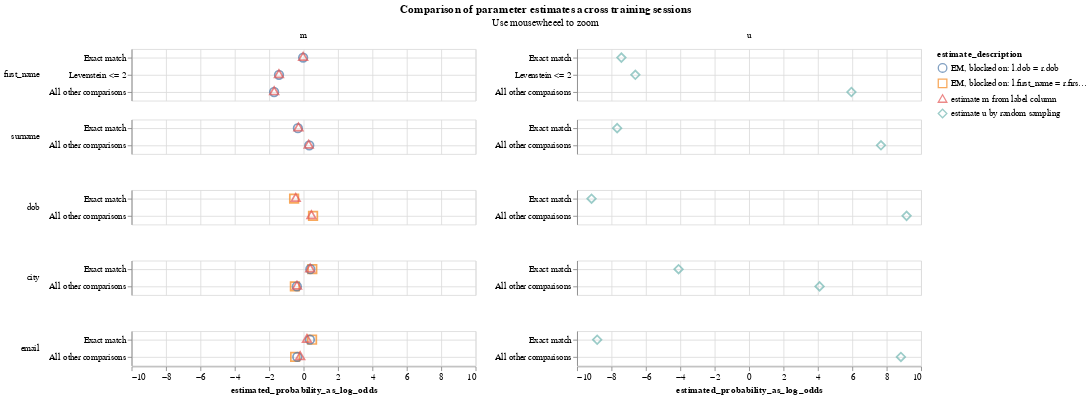

Write notebook code for a chart like this one.
### Code cell
linker.parameter_estimate_comparisons_chart()

### Figure 1 — Vega-Lite specification as saved in the notebook (floating-point values rounded to 4 significant figures)
{"$schema": "https://vega.github.io/schema/vega-lite/v5.2.0.json", "config": {"title": {"anchor": "middle"}, "view": {"continuousHeight": 300, "continuousWidth": 400}}, "data": {"values": [{"comparison_level_label": "Exact match", "comparison_name": "first_name", "comparison_sort_order": 0, "comparison_vector_value": 2, "estimate_description": "estimate u by random sampling", "estimated_probability": 0.005794, "estimated_probability_as_log_odds": -7.423, "m_or_u": "u", "sql_condition": "\"first_name_l\" = \"first_name_r\""}, {"comparison_level_label": "Exact match", "comparison_name": "first_name", "comparison_sort_order": 0, "comparison_vector_value": 2, "estimate_description": "EM, blocked on: l.dob = r.dob", "estimated_probability": 0.4956, "estimated_probability_as_log_odds": -0.02547, "m_or_u": "m", "sql_condition": "\"first_name_l\" = \"first_name_r\""}, {"comparison_level_label": "Exact match", "comparison_name": "first_name", "comparison_sort_order": 0, "comparison_vector_value": 2, "estimate_description": "estimate m from label column", "estimated_probability": 0.4954, "estimated_probability_as_log_odds": -0.02655, "m_or_u": "m", "sql_condition": "\"first_name_l\" = \"first_name_r\""}, {"comparison_level_label": "Levenstein <= 2", "comparison_name": "first_name", "comparison_sort_order": 0, "comparison_vector_value": 1, "estimate_description": "estimate u by random sampling", "estimated_probability": 0.01012, "estimated_probability_as_log_odds": -6.612, "m_or_u": "u", "sql_condition": "levenshtein(\"first_name_l\", \"first_name_r\") <= 2"}, {"comparison_level_label": "Levenstein <= 2", "comparison_name": "first_name", "comparison_sort_order": 0, "comparison_vector_value": 1, "estimate_description": "EM, blocked on: l.dob = r.dob", "estimated_probability": 0.2708, "estimated_probability_as_log_odds": -1.429, "m_or_u": "m", "sql_condition": "levenshtein(\"first_name_l\", \"first_name_r\") <= 2"}, {"comparison_level_label": "Levenstein <= 2", "comparison_name": "first_name", "comparison_sort_order": 0, "comparison_vector_value": 1, "estimate_description": "estimate m from label column", "estimated_probability": 0.2703, "estimated_probability_as_log_odds": -1.432, "m_or_u": "m", "sql_condition": "levenshtein(\"first_name_l\", \"first_name_r\") <= 2"}, {"comparison_level_label": "All other comparisons", "comparison_name": "first_name", "comparison_sort_order": 0, "comparison_vector_value": 0, "estimate_description": "estimate u by random sampling", "estimated_probability": 0.9841, "estimated_probability_as_log_odds": 5.95, "m_or_u": "u", "sql_condition": "ELSE"}, {"comparison_level_label": "All other comparisons", "comparison_name": "first_name", "comparison_sort_order": 0, "comparison_vector_value": 0, "estimate_description": "EM, blocked on: l.dob = r.dob", "estimated_probability": 0.2336, "estimated_probability_as_log_odds": -1.714, "m_or_u": "m", "sql_condition": "ELSE"}, {"comparison_level_label": "All other comparisons", "comparison_name": "first_name", "comparison_sort_order": 0, "comparison_vector_value": 0, "estimate_description": "estimate m from label column", "estimated_probability": 0.2343, "estimated_probability_as_log_odds": -1.709, "m_or_u": "m", "sql_condition": "ELSE"}, {"comparison_level_label": "Exact match", "comparison_name": "surname", "comparison_sort_order": 1, "comparison_vector_value": 1, "estimate_description": "estimate u by random sampling", "estimated_probability": 0.00489, "estimated_probability_as_log_odds": -7.669, "m_or_u": "u", "sql_condition": "\"surname_l\" = \"surname_r\""}, {"comparison_level_label": "Exact match", "comparison_name": "surname", "comparison_sort_order": 1, "comparison_vector_value": 1, "estimate_description": "EM, blocked on: l.dob = r.dob", "estimated_probability": 0.443, "estimated_probability_as_log_odds": -0.3304, "m_or_u": "m", "sql_condition": "\"surname_l\" = \"surname_r\""}, {"comparison_level_label": "Exact match", "comparison_name": "surname", "comparison_sort_order": 1, "comparison_vector_value": 1, "estimate_description": "estimate m from label column", "estimated_probability": 0.4485, "estimated_probability_as_log_odds": -0.2981, "m_or_u": "m", "sql_condition": "\"surname_l\" = \"surname_r\""}, {"comparison_level_label": "All other comparisons", "comparison_name": "surname", "comparison_sort_order": 1, "comparison_vector_value": 0, "estimate_description": "estimate u by random sampling", "estimated_probability": 0.9951, "estimated_probability_as_log_odds": 7.669, "m_or_u": "u", "sql_condition": "ELSE"}, {"comparison_level_label": "All other comparisons", "comparison_name": "surname", "comparison_sort_order": 1, "comparison_vector_value": 0, "estimate_description": "EM, blocked on: l.dob = r.dob", "estimated_probability": 0.557, "estimated_probability_as_log_odds": 0.3304, "m_or_u": "m", "sql_condition": "ELSE"}, {"comparison_level_label": "All other comparisons", "comparison_name": "surname", "comparison_sort_order": 1, "comparison_vector_value": 0, "estimate_description": "estimate m from label column", "estimated_probability": 0.5515, "estimated_probability_as_log_odds": 0.2981, "m_or_u": "m", "sql_condition": "ELSE"}, {"comparison_level_label": "Exact match", "comparison_name": "dob", "comparison_sort_order": 2, "comparison_vector_value": 1, "estimate_description": "estimate u by random sampling", "estimated_probability": 0.001748, "estimated_probability_as_log_odds": -9.158, "m_or_u": "u", "sql_condition": "\"dob_l\" = \"dob_r\""}, {"comparison_level_label": "Exact match", "comparison_name": "dob", "comparison_sort_order": 2, "comparison_vector_value": 1, "estimate_description": "EM, blocked on: l.first_name = r.first_name and l.surname = r.surname", "estimated_probability": 0.4058, "estimated_probability_as_log_odds": -0.55, "m_or_u": "m", "sql_condition": "\"dob_l\" = \"dob_r\""}, {"comparison_level_label": "Exact match", "comparison_name": "dob", "comparison_sort_order": 2, "comparison_vector_value": 1, "estimate_description": "estimate m from label column", "estimated_probability": 0.4215, "estimated_probability_as_log_odds": -0.457, "m_or_u": "m", "sql_condition": "\"dob_l\" = \"dob_r\""}, {"comparison_level_label": "All other comparisons", "comparison_name": "dob", "comparison_sort_order": 2, "comparison_vector_value": 0, "estimate_description": "estimate u by random sampling", "estimated_probability": 0.9983, "estimated_probability_as_log_odds": 9.158, "m_or_u": "u", "sql_condition": "ELSE"}, {"comparison_level_label": "All other comparisons", "comparison_name": "dob", "comparison_sort_order": 2, "comparison_vector_value": 0, "estimate_description": "EM, blocked on: l.first_name = r.first_name and l.surname = r.surname", "estimated_probability": 0.5942, "estimated_probability_as_log_odds": 0.55, "m_or_u": "m", "sql_condition": "ELSE"}, {"comparison_level_label": "All other comparisons", "comparison_name": "dob", "comparison_sort_order": 2, "comparison_vector_value": 0, "estimate_description": "estimate m from label column", "estimated_probability": 0.5785, "estimated_probability_as_log_odds": 0.457, "m_or_u": "m", "sql_condition": "ELSE"}, {"comparison_level_label": "Exact match", "comparison_name": "city", "comparison_sort_order": 3, "comparison_vector_value": 1, "estimate_description": "estimate u by random sampling", "estimated_probability": 0.05515, "estimated_probability_as_log_odds": -4.099, "m_or_u": "u", "sql_condition": "\"city_l\" = \"city_r\""}, {"comparison_level_label": "Exact match", "comparison_name": "city", "comparison_sort_order": 3, "comparison_vector_value": 1, "estimate_description": "EM, blocked on: l.first_name = r.first_name and l.surname = r.surname", "estimated_probability": 0.5866, "estimated_probability_as_log_odds": 0.5047, "m_or_u": "m", "sql_condition": "\"city_l\" = \"city_r\""}, {"comparison_level_label": "Exact match", "comparison_name": "city", "comparison_sort_order": 3, "comparison_vector_value": 1, "estimate_description": "EM, blocked on: l.dob = r.dob", "estimated_probability": 0.5673, "estimated_probability_as_log_odds": 0.3906, "m_or_u": "m", "sql_condition": "\"city_l\" = \"city_r\""}, {"comparison_level_label": "Exact match", "comparison_name": "city", "comparison_sort_order": 3, "comparison_vector_value": 1, "estimate_description": "estimate m from label column", "estimated_probability": 0.5661, "estimated_probability_as_log_odds": 0.384, "m_or_u": "m", "sql_condition": "\"city_l\" = \"city_r\""}, {"comparison_level_label": "All other comparisons", "comparison_name": "city", "comparison_sort_order": 3, "comparison_vector_value": 0, "estimate_description": "estimate u by random sampling", "estimated_probability": 0.9449, "estimated_probability_as_log_odds": 4.099, "m_or_u": "u", "sql_condition": "ELSE"}, {"comparison_level_label": "All other comparisons", "comparison_name": "city", "comparison_sort_order": 3, "comparison_vector_value": 0, "estimate_description": "EM, blocked on: l.first_name = r.first_name and l.surname = r.surname", "estimated_probability": 0.4134, "estimated_probability_as_log_odds": -0.5047, "m_or_u": "m", "sql_condition": "ELSE"}, {"comparison_level_label": "All other comparisons", "comparison_name": "city", "comparison_sort_order": 3, "comparison_vector_value": 0, "estimate_description": "EM, blocked on: l.dob = r.dob", "estimated_probability": 0.4327, "estimated_probability_as_log_odds": -0.3906, "m_or_u": "m", "sql_condition": "ELSE"}, {"comparison_level_label": "All other comparisons", "comparison_name": "city", "comparison_sort_order": 3, "comparison_vector_value": 0, "estimate_description": "estimate m from label column", "estimated_probability": 0.4339, "estimated_probability_as_log_odds": -0.384, "m_or_u": "m", "sql_condition": "ELSE"}, {"comparison_level_label": "Exact match", "comparison_name": "email", "comparison_sort_order": 4, "comparison_vector_value": 1, "estimate_description": "estimate u by random sampling", "estimated_probability": 0.002194, "estimated_probability_as_log_odds": -8.829, "m_or_u": "u", "sql_condition": "\"email_l\" = \"email_r\""}, {"comparison_level_label": "Exact match", "comparison_name": "email", "comparison_sort_order": 4, "comparison_vector_value": 1, "estimate_description": "EM, blocked on: l.first_name = r.first_name and l.surname = r.surname", "estimated_probability": 0.5842, "estimated_probability_as_log_odds": 0.4906, "m_or_u": "m", "sql_condition": "\"email_l\" = \"email_r\""}, {"comparison_level_label": "Exact match", "comparison_name": "email", "comparison_sort_order": 4, "comparison_vector_value": 1, "estimate_description": "EM, blocked on: l.dob = r.dob", "estimated_probability": 0.5635, "estimated_probability_as_log_odds": 0.3682, "m_or_u": "m", "sql_condition": "\"email_l\" = \"email_r\""}, {"comparison_level_label": "Exact match", "comparison_name": "email", "comparison_sort_order": 4, "comparison_vector_value": 1, "estimate_description": "estimate m from label column", "estimated_probability": 0.5341, "estimated_probability_as_log_odds": 0.1969, "m_or_u": "m", "sql_condition": "\"email_l\" = \"email_r\""}, {"comparison_level_label": "All other comparisons", "comparison_name": "email", "comparison_sort_order": 4, "comparison_vector_value": 0, "estimate_description": "estimate u by random sampling", "estimated_probability": 0.9978, "estimated_probability_as_log_odds": 8.829, "m_or_u": "u", "sql_condition": "ELSE"}, {"comparison_level_label": "All other comparisons", "comparison_name": "email", "comparison_sort_order": 4, "comparison_vector_value": 0, "estimate_description": "EM, blocked on: l.first_name = r.first_name and l.surname = r.surname", "estimated_probability": 0.4158, "estimated_probability_as_log_odds": -0.4906, "m_or_u": "m", "sql_condition": "ELSE"}, {"comparison_level_label": "All other comparisons", "comparison_name": "email", "comparison_sort_order": 4, "comparison_vector_value": 0, "estimate_description": "EM, blocked on: l.dob = r.dob", "estimated_probability": 0.4365, "estimated_probability_as_log_odds": -0.3682, "m_or_u": "m", "sql_condition": "ELSE"}, {"comparison_level_label": "All other comparisons", "comparison_name": "email", "comparison_sort_order": 4, "comparison_vector_value": 0, "estimate_description": "estimate m from label column", "estimated_probability": 0.4659, "estimated_probability_as_log_odds": -0.1969, "m_or_u": "m", "sql_condition": "ELSE"}]}, "encoding": {"color": {"field": "estimate_description", "type": "nominal"}, "column": {"field": "m_or_u", "title": null, "type": "nominal"}, "row": {"field": "comparison_name", "header": {"labelAlign": "left", "labelAnchor": "middle", "labelAngle": 0}, "sort": {"field": "comparison_sort_order"}, "title": null, "type": "nominal"}, "shape": {"field": "estimate_description", "scale": {"range": ["circle", "square", "triangle", "diamond"]}, "type": "nominal"}, "tooltip": [{"field": "comparison_name", "type": "nominal"}, {"field": "estimate_description", "type": "nominal"}, {"field": "estimated_probability", "type": "quantitative"}], "x": {"field": "estimated_probability_as_log_odds", "type": "quantitative"}, "y": {"axis": {"grid": true, "title": null}, "field": "comparison_level_label", "sort": {"field": "comparison_vector_value", "order": "descending"}, "type": "nominal"}}, "mark": {"filled": false, "opacity": 0.7, "size": 100, "type": "point"}, "resolve": {"scale": {"y": "independent"}}, "selection": {"selection_zoom": {"bind": "scales", "encodings": ["x"], "type": "interval"}}, "title": {"subtitle": "Use mousewheeel to zoom", "text": "Comparison of parameter estimates across training sessions"}}
